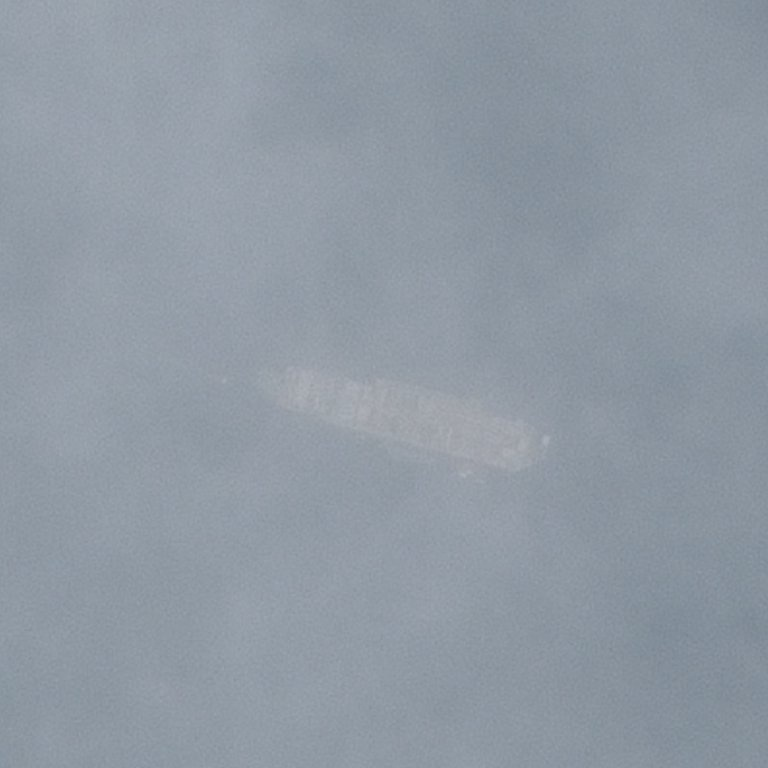
#> input picture 050724be2.jpg, 768 x 768 px
$ jupyter execute --allow-errors dehaze.ipynb
#> lines starting #> are read from the running program, lines starting #| are printed output that depends on the picture
[cell 1]
import cv2
import numpy as np
import os
import matplotlib.pyplot as plt

def zmMinFilterGray(src, r=7):
    '''最小值滤波，r是滤波器半径'''
    if r <= 0:
        return src
    h, w = src.shape[:2]
    I = src
    res = np.minimum(I  , I[[0]+range(h-1)  , :])
    res = np.minimum(res, I[range(1,h)+[h-1], :])
    I = res
    res = np.minimum(I  , I[:, [0]+range(w-1)])
    res = np.minimum(res, I[:, range(1,w)+[w-1]])
    return zmMinFilterGray(res, r-1)

def guidedfilter(I, p, r, eps):
    '''引导滤波，直接参考网上的matlab代码'''
    height, width = I.shape
    m_I = cv2.boxFilter(I, -1, (r,r))
    m_p = cv2.boxFilter(p, -1, (r,r))
    m_Ip = cv2.boxFilter(I*p, -1, (r,r))
    cov_Ip = m_Ip-m_I*m_p

    m_II = cv2.boxFilter(I*I, -1, (r,r))
    var_I = m_II-m_I*m_I

    a = cov_Ip/(var_I+eps)
    b = m_p-a*m_I

    m_a = cv2.boxFilter(a, -1, (r,r))
    m_b = cv2.boxFilter(b, -1, (r,r))
    return m_a*I+m_b

def getV1(m, r, eps, w, maxV1):  #输入rgb图像，值范围[0,1]
    '''计算大气遮罩图像V1和光照值A, V1 = 1-t/A'''
    V1 = np.min(m,2)                                         #得到暗通道图像
    V1 = guidedfilter(V1, zmMinFilterGray(V1,7), r, eps)     #使用引导滤波优化
    bins = 2000
    ht = np.histogram(V1, bins)                              #计算大气光照A
    d = np.cumsum(ht[0])/float(V1.size)
    for lmax in range(bins-1, 0, -1):
        if d[lmax]<=0.999:
            break
    A  = np.mean(m,2)[V1>=ht[1][lmax]].max()

    V1 = np.minimum(V1*w, maxV1)                   #对值范围进行限制

    return V1,A

def deHaze(m, r=81, eps=0.001, w=0.95, maxV1=0.80, bGamma=False):
    Y = np.zeros(m.shape)
    V1,A = getV1(m, r, eps, w, maxV1)               #得到遮罩图像和大气光照
    for k in range(3):
        Y[:,:,k] = (m[:,:,k]-V1)/(1-V1/A)           #颜色校正
    Y =  np.clip(Y, 0, 1)
    if bGamma:
        Y = Y**(np.log(0.5)/np.log(Y.mean()))       #gamma校正,默认不进行该操作
    return Y

# if __name__ == '__main__':
Filepath = './050724be2.jpg'
img = cv2.imread(Filepath)
#> img is the input picture: shape (768, 768, 3); mean B, G, R 163.9, 153.6, 143.9
plt.imshow(img.astype(np.uint8))

#> (a cell that did not finish here is left out)

#> in getV1, `V1 = np.min(m,2)`:
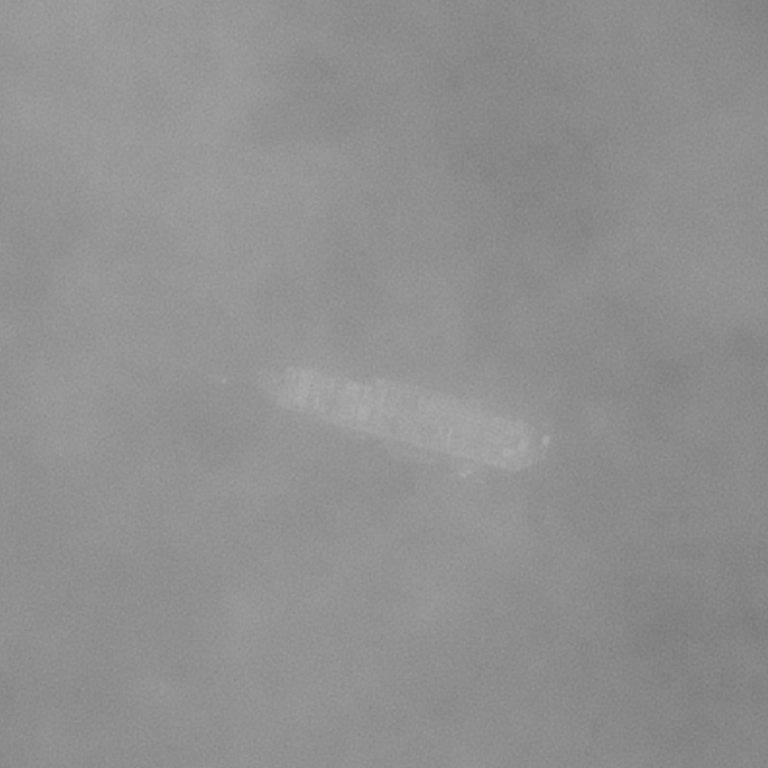
#> V1: shape (768, 768) float64; min 0.471, max 0.682, mean 0.564
